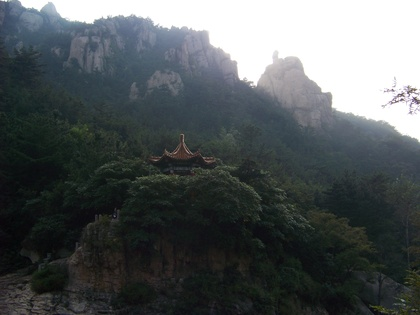
%> input picture Digital_Image_Processing/report/experience02/100_3228.JPG, 420 x 315 px, shrunk from 3264 x 2448 before the run
$ octave task2_3.m   (GNU Octave 9; MATLAB toolbox functions it lacks are replaced by stand-ins)
%> lines starting %> are read from the running program, lines starting %| are printed output that depends on the picture
im=imread('100_3228.JPG');
%> im is the input picture: size 315x420x3 uint8; mean R, G, B 82.5, 88, 89.3
%im = double(im);

% 显示原图及其直方图
figure(1)
subplot(2, 1, 1)
imshow(im)
subplot(2, 1, 2)
imhist(im)
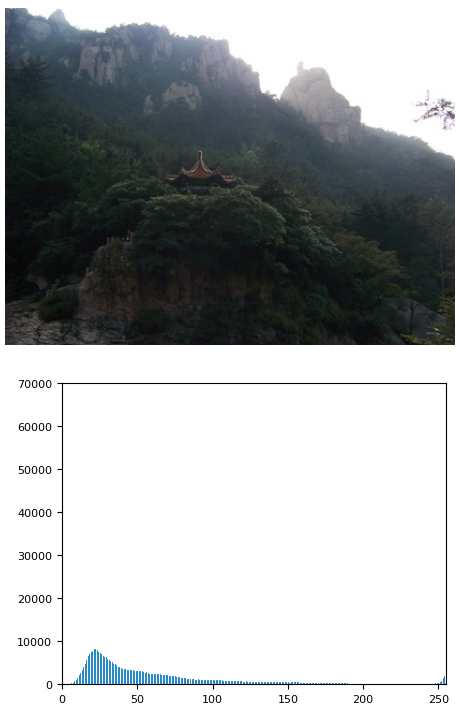
%> figure redrawn from the program's plot data, 2 panels

im = double(im);
%> im: size 315x420x3 double
%h=[1,2,1;0,0,0;-1,-2,-1];%Sobel算子
%h=[1,0,-1;2,0,-2;1,0,-1];
h=[0,1,0;1,-4,1;0,1,0];%拉氏算子
im_filted1=conv2( im(:, :, 1), h, 'same');
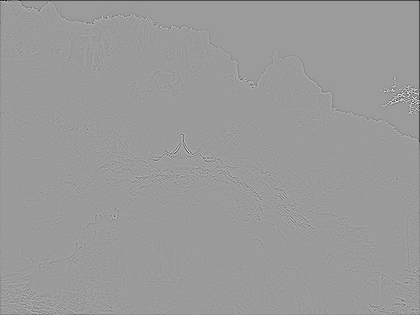
%> im_filted1: size 315x420 double; min -510, max 329, mean -1.3; drawn with min black and max white
im_filted2=conv2( im(:, :, 2), h, 'same');
im_filted3=conv2( im(:, :, 3), h, 'same');
im_filted = cat(3, im_filted1, im_filted2);
im_filted = cat(3, im_filted, im_filted3);

% 显示滤波后的图像及其直方图
figure(2)
subplot(2, 1, 1)
imshow(im_filted)
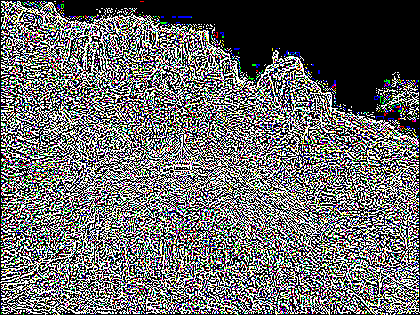
%> displayed picture: size 315x420x3, on the screen's scale of 0 to 255; mean R, G, B 104.4, 104.5, 104.3
subplot(2, 1, 2)
imhist(im_filted)
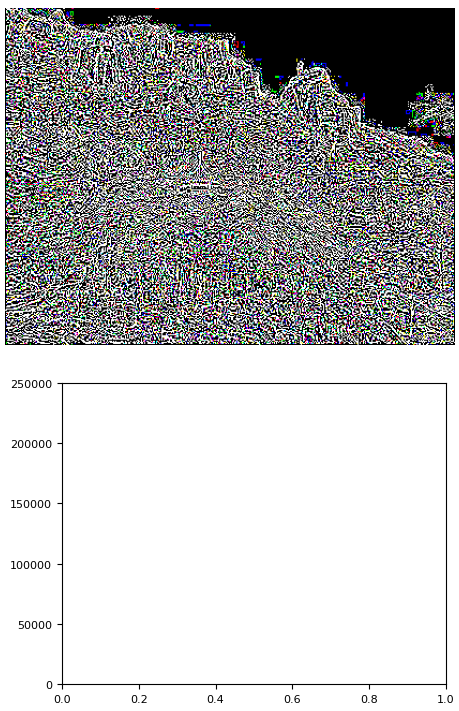
%> figure redrawn from the program's plot data, 2 panels

im_res = im;
[row, col, channel] = size(im);
%> row = 315; col = 420; channel = 3
for i = 1 : row
    for j = 1 : col
        for c = 1 : channel
            temp = uint16(im(i, j, c));
            temp = temp + uint16(im_filted(i, j, c));
            im_res(i, j, c) = temp;
        end
    end
end
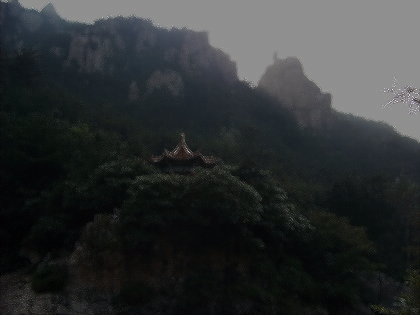
%> im_res: size 315x420x3 double; mean R, G, B 86.6, 92.1, 93.4; drawn with min black and max white

% [16 lines of commented-out code are left out]
im_res = uint8(im_res);
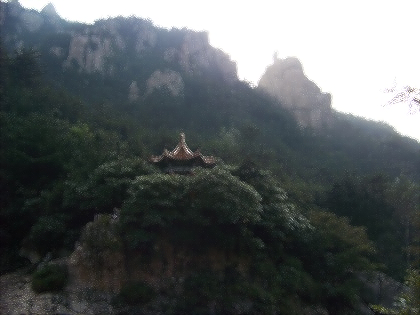
%> im_res: size 315x420x3 uint8; mean R, G, B 86.5, 92, 93.3

figure(6)
subplot(2, 1, 1)
imshow(im_res)
imwrite(im_res, 'C:\Users\Asus-\Desktop\数字图像\lecture\expericnce02\实验二 空间域图像增强\100_3228_enhanced2.jpg')
subplot(2, 1, 2)
imhist(im_res)
